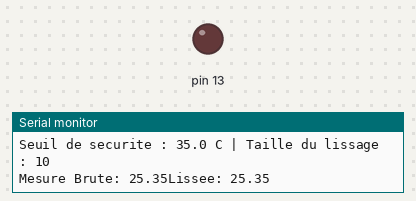
A sketch run on a simulated Arduino Uno, built with avr-gcc and run on an emulated ATmega328P. On the bench: output pins drawn as LEDs (lit = HIGH), the last lines printed to the serial monitor. Random numbers use the default seed unless the sketch sets one.

Above: at 0.1 s.
At 122.9 s:
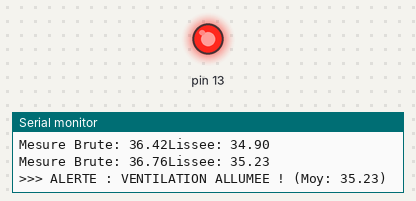
Timing chart, 0 to 129.9 s (numbered marks = the images above):
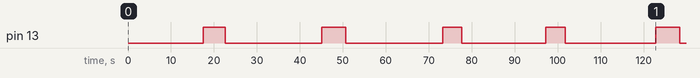

The sketch:

main_arduino.ino
```cpp
extern "C"{
#include "buffer.h"
#include "sensor.h"
#include "ventilation.h"

}
Sensor capteur ;
Buffer *buffer;

int serial_putchar(char c, FILE* f) {
    return Serial.write(c);
  }

void setup() {
  fdevopen(serial_putchar, NULL);
  // put your setup code here, to run once:
   Serial.begin(115200);
    init_ventilation();


    capteur .nom =(char*)"Decteur de chaleur";
    capteur.lire = acquire_sensor_data;
    log_event(capteur.nom , 0);

    size_t size_buffer= 10;
    buffer = create_buffer(size_buffer);

    printf("--- SYSTEME DE SURVEILLANCE PRET ---\n");


    Serial.println("--- Systeme  Demarre ---\n");
    Serial.print("Seuil de securite : 35.0 C | Taille du lissage : ");
    Serial.println(size_buffer);


}

void loop() {
  // put your main code here, to run repeatedly:


    float temperature = capteur.lire();
    if(temperature <80.0f){
      if(buffer_add(buffer , temperature)){

      float moyenne = moy_buffer(buffer);


      Serial.print("Mesure Brute: ") ; Serial.print(temperature);
      Serial.print("Lissee: ") ; Serial.println(moyenne);


           manage_ventilation(moyenne);


      }

    }
    else {
            // C'est un parasite (entre 70 et 100°C)
            Serial.print("Parasite Température: "); Serial.print(temperature);
            Serial.println("->valeur ignorée");


    }

    delay(500);
}
```

buffer.c
```cpp
#include<stdlib.h>
#include<stdio.h>
#include "buffer.h"
#include<stdbool.h>

Buffer *create_buffer(size_t size){

   Buffer * buffer = malloc(sizeof(Buffer));
   if (!buffer) return NULL;


   buffer->cpt =0;
   buffer->size = size;
   buffer ->write_place =0;

   buffer ->tab = malloc(sizeof(float) * size);
   if (!buffer->tab ){
    free(buffer);
    return NULL;
   }

   return buffer;

}

bool buffer_add(Buffer * buffer , float temperature){

    if(!buffer) return false;
    int lenght = (int)buffer->size - 1;

    buffer->tab[buffer->write_place] =temperature;
      buffer->write_place ++;
      if(buffer->write_place >lenght){
        buffer->write_place =0;

      }

    if(buffer->cpt<=lenght){


      buffer->cpt ++;


    }
     return true;
}

float moy_buffer(Buffer *buffer){

    int i ;
    float somme =0.0;
    if (buffer->cpt==0) return 0;
    for (i =0 ; i <(int) buffer->cpt ; i++){

        somme = somme + buffer->tab[i];

    }
    float moy = somme /(int)buffer->cpt;
    return moy;
}

void destroy_buffer(Buffer *buffer){

    if(buffer){
        free(buffer->tab);
        free (buffer);
    }
}
```

buffer.h
```cpp
#ifndef _BUFFER_H
#define _BUFFER_H_

#include <stdlib.h>
#include <stdbool.h>

typedef struct {
int cpt ; // compteur d'élement actuel dans le buffer
float * tab; // tableau pour socker les températures
size_t size; //la taille du buffer*
int write_place ; // position d'écriture dans le buffer
} Buffer;

Buffer *create_buffer(size_t size);
bool buffer_add(Buffer * buffer , float temperature);
float moy_buffer(Buffer *buffer);
void destroy_buffer(Buffer *buffer);


#endif
```

sensor.c
```cpp
#include<stdlib.h>
#include<stdio.h>
#include "sensor.h"
#include "ventilation.h"

float acquire_sensor_data(){

    static float temp_actuelle = 25.0f;


    if((rand() % 20) == 0){
        float parasite =80.0f + ((float)(rand() % 31));
        return parasite;
    }


    if (is_Running()) {
        // FORCE DÉCROISSANTE : On retire 1.5°C à chaque mesure

        temp_actuelle -= 1.5f;
    } else {
        // MONTEE : On ajoute 0.3°C + un petit bruit
        temp_actuelle += 0.3f + ((float)rand() / (float)RAND_MAX * 0.1f);
    }


    if (temp_actuelle < 15.0f) temp_actuelle = 15.0f;

    return temp_actuelle;
}
```

sensor.h
```cpp
#ifndef _SENSOR_H
#define _SENSOR_H


/**
 * @ sensor simule la lecture d'un capteur réel
 * @ return une valeur float aléatoire
 * Renvoie occasionnelement des parasite
 *
 */
typedef struct
{
    char *nom;
    float (* lire)();

} Sensor;


 float acquire_sensor_data();

 #endif
```

ventilation.c
```cpp
#include <stdio.h>
#include <Arduino.h>
#include "ventilation.h"

int etat_ventilateur = ETAT_OFF;


void init_ventilation() {
    pinMode(13, OUTPUT);
    digitalWrite(13, LOW);
    etat_ventilateur = ETAT_OFF;
    printf("[SYSTEME] Initialisation Ventilation OK (Pin 13)\n");
}

bool is_Running() {
    return (etat_ventilateur == ETAT_ON);
}

void log_event(const char* message, float value) {
    printf("[LOG] %s : %.2f\n", message, value);
}

void manage_ventilation(float avg) {

  char buffer_texte[10]; // Pour stocker le nombre converti en texte

    // On transforme le float en texte
    dtostrf(avg, 4, 2, buffer_texte);
    // Condition d'allumage
    if (avg > SEUIL_DANGER  && etat_ventilateur == ETAT_OFF) {
        etat_ventilateur = ETAT_ON;
        digitalWrite(13, HIGH); // ALLUME LA LED

        printf(">>> ALERTE : VENTILATION ALLUMEE ! (Moy: %s)\n", buffer_texte);


    }
    // Condition d'arrêt (Hystérésis de 5 degrés pour éviter les clignotements)
    else if (avg <= (SEUIL_DANGER - 5.0f) && etat_ventilateur == ETAT_ON) {
        etat_ventilateur = ETAT_OFF;
        digitalWrite(13, LOW); // ETEINT LA LED

        printf(">>> INFO : VENTILATION ETEINTE (Moy: %s)\n", buffer_texte);


    }
}
```

ventilation.h
```cpp
#ifndef _VENTILATION_H
#define _VENTILATION_H
#define SEUIL_DANGER 35.0f
#define ETAT_OFF 0
#define ETAT_ON 1
#include <stdbool.h>


void init_ventilation();
bool is_Running();
void manage_ventilation(float avg);
void log_event(const char* message, float value);
#endif
```

Measured:
- by itself, pin 13: LOW → HIGH at 17.6 s, → LOW 5.0 s later, → HIGH 22.6 s later, → LOW 5.5 s later, … (10 changes in this stretch)
